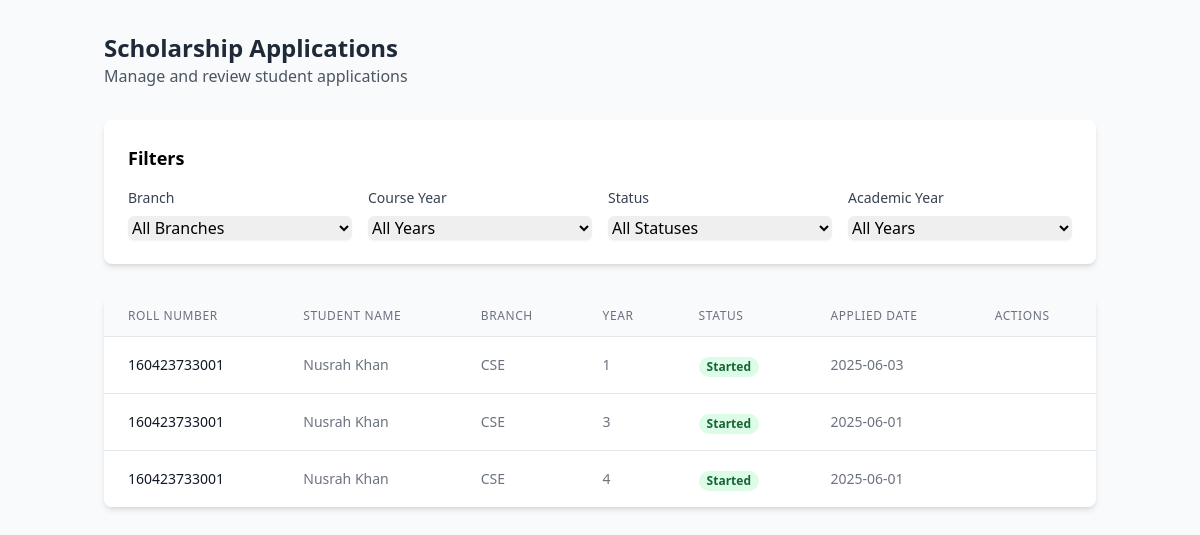
The app's page /applications_list (signed in), older data.
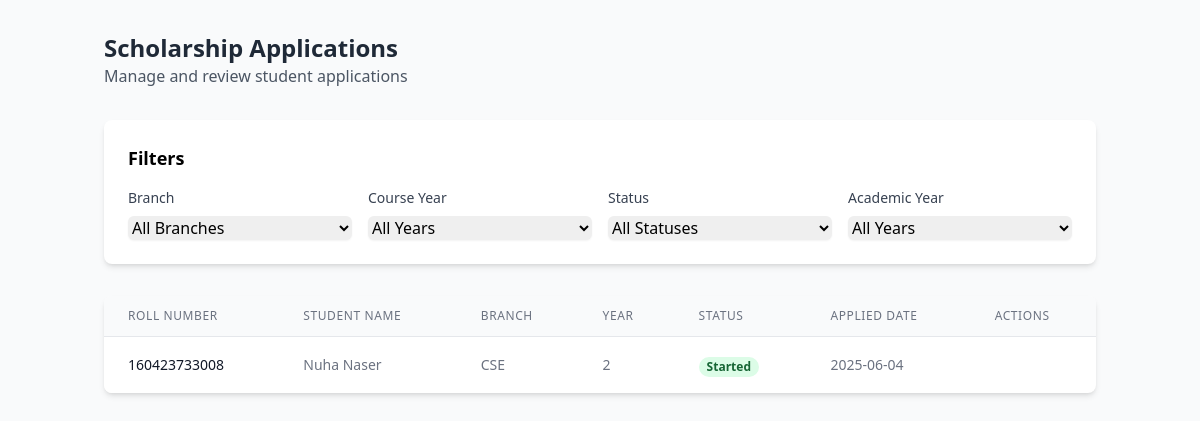
The same page, newer data.
### models.py (models this page shows, shortened)
class ScholarshipApplication(db.Model):
    id = db.Column(db.String(20), primary_key=True)
    roll_number = db.Column(db.String(80), nullable=False)
    branch = db.Column(db.String(80), nullable=False)
    year = db.Column(db.String(20), nullable=False)
    lateral_entry = db.Column(db.Boolean, default=False)  # LE field
    scholarship_state = db.Column(db.String(80), default='pending')
    created_at = db.Column(db.DateTime, default=datetime.utcnow)

class Student(db.Model):
    user_id = db.Column(db.Integer, primary_key=True, autoincrement=True)
    username = db.Column(db.String(80), nullable=False)
    email = db.Column(db.String(120), unique=True, nullable=False)
    password = db.Column(db.String(80), unique=True, nullable=False)
    roll_number = db.Column(db.String(80), unique=True, nullable=False)
    is_verified = db.Column(db.Boolean, default=False)

### main.py (the view)
@app.route('/applications_list')
def applic():
    print("Session:", dict(session))
    if 'admin_id' not in session or session.get('user_type') != 'admin':
        return redirect(url_for('admin_login'))
    try:
        branch = request.args.get('branch', 'All Branches')
        course_year = request.args.get('year', 'All Years')
        status = request.args.get('scholarship_state', 'All Statuses')
        academic_year = request.args.get('academic_year', 'All Years')
        print(f"Applied filters - branch: {branch}, year: {course_year}, status: {status}, academic_year: {academic_year}")
        query = ScholarshipApplication.query
        if branch and branch != 'All Branches':
            query = query.filter(ScholarshipApplication.branch == branch)
        if status and status != 'All Statuses':
            query = query.filter(ScholarshipApplication.scholarship_state == status)
        if course_year and course_year != 'All Years' and course_year.isdigit():
            query = query.filter(ScholarshipApplication.year == course_year)
        if academic_year and academic_year != 'All Years':
            try:
                year_int = int(academic_year)
                query = query.filter(extract('year', ScholarshipApplication.created_at) == year_int)
            except ValueError:
                print(f"Invalid academic year value: {academic_year}")
        applications_data = []
        raw_applications = query.order_by(ScholarshipApplication.created_at.desc()).all()
        for application in raw_applications:
            student = Student.query.filter(Student.email.like(f"{application.roll_number}%")).first()
            if student:
                applications_data.append({
                    'id': application.id,
                    'roll_number': application.roll_number,
                    'branch': application.branch,
                    'year': application.year,
                    'scholarship_state': application.scholarship_state,
                    'created_at': application.created_at,
                    'student_name': student.username,
                    'student_email': student.email
                })
        print(f"Processed {len(applications_data)} applications with student data")
        branches = [
            'CSE',
            'IT',
            'ECE',
            'EEE',
            'Mech',
            'AIML',
            'AIDS',
            'CSE(DS)',
            'CSAI',
            'Civil'
        ]
        course_years = [1, 2, 3, 4]
        academic_years_query = db.session.query(
            extract('year', ScholarshipApplication.created_at).label('year')
        ).filter(
            ScholarshipApplication.created_at.isnot(None)
        ).distinct()
        academic_years = sorted(set(
            int(year[0]) for year in academic_years_query.all()
            if year[0] is not None
        ), reverse=True) or [datetime.now().year]
        print(f"Found {len(applications_data)} applications")  # Debug log
        return render_template(
            'applications_list.html',
            applications=applications_data,
            branches=branches,
            years=course_years,
            academic_years=academic_years,  # Convert to int and filter None
            statuses=['started', 'documents_verified', 'appointment_booked', 'completed'],
            current_filters={
                'branch': branch,
                'year': course_year,
                'status': status,
                'academic_year': academic_year
            }
        )
    except Exception as e:
        print(f"Error loading admin applications: {str(e)}")
        import traceback
        traceback.print_exc()
        return redirect(url_for('admin_dashboard'))

### templates/applications_list.html (shortened to what this page needs)
<!DOCTYPE html>
<html lang="en">
<head>
    <script src="https://cdn.tailwindcss.com"></script>
    <link rel="stylesheet" href="https://cdnjs.cloudflare.com/ajax/libs/font-awesome/6.4.0/css/all.min.css">
</head>
<body class="bg-gray-50 min-h-screen">
    <div class="container mx-auto px-4 py-8">
        <div class="mb-8">
            <h1 class="text-2xl font-bold text-gray-800">Scholarship Applications</h1>
            <p class="text-gray-600">Manage and review student applications</p>
        </div>
        <div class="bg-white rounded-lg shadow-md p-6 mb-8">
            <h2 class="text-lg font-semibold mb-4">Filters</h2>
            <form id="filterForm" class="grid grid-cols-1 md:grid-cols-2 lg:grid-cols-4 gap-4">
                <div>
                    <label class="block text-sm font-medium text-gray-700 mb-2">Branch</label>
                    <select name="branch" class="w-full rounded-md border-gray-300 shadow-sm focus:border-indigo-500">
                        <option value="All Branches">All Branches</option>
                    </select>
                </div>
                <div>
                    <label class="block text-sm font-medium text-gray-700 mb-2">Course Year</label>
                    <select name="year" class="w-full rounded-md border-gray-300 shadow-sm focus:border-indigo-500">
                        <option value="All Years">All Years</option>
                    </select>
                </div>
                <div>
                    <label class="block text-sm font-medium text-gray-700 mb-2">Status</label>
                    <select name="scholarship_state" class="w-full rounded-md border-gray-300 shadow-sm focus:border-indigo-500">
                        <option value="All Statuses">All Statuses</option>
                    </select>
                </div>
                <div>
                    <label class="block text-sm font-medium text-gray-700 mb-2">Academic Year</label>
                    <select name="academic_year" class="w-full rounded-md border-gray-300 shadow-sm focus:border-indigo-500">
                        <option value="All Years">All Years</option>
                    </select>
                </div>
            </form>
        </div>
        <div class="bg-white rounded-lg shadow-md overflow-hidden">
            <div class="overflow-x-auto">
                <table class="min-w-full divide-y divide-gray-200">
                    <thead class="bg-gray-50">
                        <tr>
                            <th class="px-6 py-3 text-left text-xs font-medium text-gray-500 uppercase tracking-wider">Roll Number</th>
                            <th class="px-6 py-3 text-left text-xs font-medium text-gray-500 uppercase tracking-wider">Student Name</th>
                            <th class="px-6 py-3 text-left text-xs font-medium text-gray-500 uppercase tracking-wider">Branch</th>
                            <th class="px-6 py-3 text-left text-xs font-medium text-gray-500 uppercase tracking-wider">Year</th>
                            <th class="px-6 py-3 text-left text-xs font-medium text-gray-500 uppercase tracking-wider">Status</th>
                            <th class="px-6 py-3 text-left text-xs font-medium text-gray-500 uppercase tracking-wider">Applied Date</th>
                            <th class="px-6 py-3 text-left text-xs font-medium text-gray-500 uppercase tracking-wider">Actions</th>
                        </tr>
                    </thead>
                    <tbody class="bg-white divide-y divide-gray-200">
                        {% for app in applications %}
                        <tr class="hover:bg-gray-50">
                            <td class="px-6 py-4 whitespace-nowrap text-sm font-medium text-gray-900">
                                {{ app.roll_number }}
                            </td>
                            <td class="px-6 py-4 whitespace-nowrap text-sm text-gray-500">
                                {{ app.student_name }}
                            </td>
                            <td class="px-6 py-4 whitespace-nowrap text-sm text-gray-500">
                                {{ app.branch }}
                            </td>
                            <td class="px-6 py-4 whitespace-nowrap text-sm text-gray-500">
                                {{ app.year }}
                            </td>
                            <td class="px-6 py-4 whitespace-nowrap">
                                <span class="px-2 inline-flex text-xs leading-5 font-semibold rounded-full
                                    {% if app.scholarship_state == 'started' %}bg-green-100 text-green-800
                                    {% elif app.scholarship_state == 'documents_verified' %}bg-yellow-100 text-yellow-800
                                    {% elif app.scholarship_state == 'appointment_booked' %}bg-red-100 text-red-800
                                    {% else %}bg-blue-100 text-blue-800{% endif %}">
                                    {{ app.scholarship_state|title }}
                                </span>
                            </td>
                            <td class="px-6 py-4 whitespace-nowrap text-sm text-gray-500">
                                {{ app.created_at.strftime('%Y-%m-%d') }}
                            </td>
                        </tr>
                        {% endfor %}
                    </tbody>
                </table>
            </div>
        </div>
    </div>
</body>
</html>

Row changes from the older to the newer data that the page shows:
removed ScholarshipApplication: roll_number "160423733001", branch "CSE", scholarship_state "Started", created_at "2025-06-03"
removed ScholarshipApplication: roll_number "160423733001", branch "CSE", scholarship_state "Started", created_at "2025-06-01"
removed ScholarshipApplication: roll_number "160423733001", branch "CSE", scholarship_state "Started", created_at "2025-06-01"
added ScholarshipApplication: roll_number "160423733008", branch "CSE", scholarship_state "Started", created_at "2025-06-04"
Text that changed along with them:
new list line: "Nuha Naser"
new list line: "2"
list line gone: "Nusrah Khan"
list line gone: "1"
list line gone: "3"
list line gone: "4"
